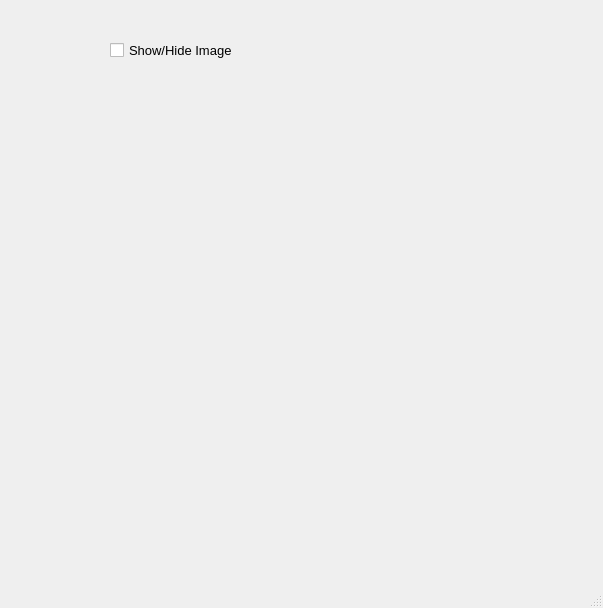
<?xml version="1.0" encoding="UTF-8"?>
<ui version="4.0">
 <class>MainWindow</class>
 <widget class="QMainWindow" name="MainWindow">
  <property name="geometry">
   <rect>
    <x>0</x>
    <y>0</y>
    <width>603</width>
    <height>608</height>
   </rect>
  </property>
  <property name="windowTitle">
   <string>MainWindow</string>
  </property>
  <widget class="QWidget" name="centralwidget">
   <widget class="QCheckBox" name="chkShowHide">
    <property name="geometry">
     <rect>
      <x>110</x>
      <y>30</y>
      <width>161</width>
      <height>41</height>
     </rect>
    </property>
    <property name="font">
     <font>
      <pointsize>10</pointsize>
     </font>
    </property>
    <property name="text">
     <string>Show/Hide Image</string>
    </property>
   </widget>
   <widget class="QLabel" name="IbImage">
    <property name="geometry">
     <rect>
      <x>60</x>
      <y>80</y>
      <width>491</width>
      <height>461</height>
     </rect>
    </property>
    <property name="text">
     <string/>
    </property>
    <property name="pixmap">
     <pixmap>C:/Users/PC LENOVO/Downloads/6face4866da3cbfd92b2.jpg</pixmap>
    </property>
    <property name="scaledContents">
     <bool>true</bool>
    </property>
   </widget>
  </widget>
  <widget class="QMenuBar" name="menubar">
   <property name="geometry">
    <rect>
     <x>0</x>
     <y>0</y>
     <width>603</width>
     <height>26</height>
    </rect>
   </property>
  </widget>
  <widget class="QStatusBar" name="statusbar"/>
 </widget>
 <resources/>
 <connections/>
</ui>
